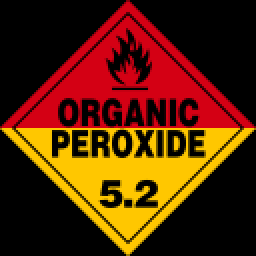
#> input picture testing/test.png, 128 x 128 px (shown 2 times larger)
$ python -i victim_imager.py   (imports and definitions only)
#> lines starting #> are read from the running program, lines starting #| are printed output that depends on the picture; after the words box and inside, x2 and y2 are one past the last pixel; in counts of white or black regions, pixels touching at a corner belong together
import cv2
import cv2 as cv
import numpy as np
from controller import Robot

# [1 line that did not run here, left out]
# [1 line that did not run here, left out]

# [1 line that did not run here, left out]
# [1 line that did not run here, left out]
# [2 lines not run here, left out]

# [1 line that did not run here, left out]
# [1 line that did not run here, left out]
# [1 line that did not run here, left out]

# [3 lines not run here, left out]


class ColorFilter:
    def __init__(self, lower_hsv, upper_hsv):
        self.lower = np.array(lower_hsv)
        self.upper = np.array(upper_hsv)

    def filter(self, img):
        hsv_image = cv.cvtColor(img, cv.COLOR_BGR2HSV)
        mask = cv.inRange(hsv_image, self.lower, self.upper)
        return mask


color_filters = {
    "black": ColorFilter(lower_hsv=(0, 0, 0), upper_hsv=(0, 0, 25)),
    "white": ColorFilter(lower_hsv=(0, 0, 200), upper_hsv=(0, 0, 220)),
    "yellow": ColorFilter(lower_hsv=(25, 140, 82), upper_hsv=(40, 255, 255)),
    "red": ColorFilter(lower_hsv=(160, 150, 127), upper_hsv=(180, 255, 255))
}
#> further down, picture is the input picture: shape (128, 128, 3); mean B, G, R 3.7, 36.9, 86.9

min_fixture_height = 15
min_fixture_width = 15


def sum_images(images):
    final_img = images[0]
    for index, image in enumerate(images):
        final_img += image
    final_img[final_img > 255] = 255
    return final_img


def filter_fixtures(victims) -> list:
    final_victims = []
    for vic in victims:
        if vic["image"].shape[0] > min_fixture_height and vic["image"].shape[1] > min_fixture_width:
            final_victims.append(vic)

    return final_victims


def find_fixtures(image) -> list:
    image = np.rot90(image, k=3)
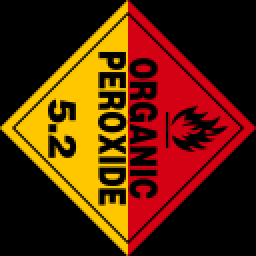
#> image: shape (128, 128, 3) (shown 2 times larger); mean of channels 0, 1, 2 3.7, 36.9, 86.9; drawn as B, G, R
    """
    Finds fixtures in the image.
    Returns a list of dictionaries containing fixture positions and images.
    """
    binary_images = []
    for f in color_filters.values():
        binary_images.append(f.filter(image))
#> this loop made 4 passes
#> pass 1, in filter, `mask = cv.inRange(hsv_image, self.lower, self.upper)`:
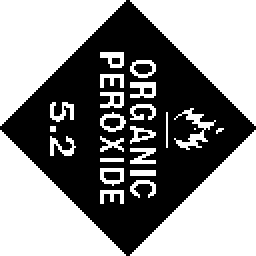
#> mask: shape (128, 128) (shown 2 times larger); 56% white; 8 black regions (4 under 20 px), largest, box (x1, y1, x2, y2) and area: (0, 0, 128, 128) 7058, (67, 32, 76, 37) 38, (52, 59, 60, 64) 34, (52, 86, 60, 90) 31
#> after the loop, binary_images = 4 items

    binary_image = sum_images(binary_images)
#> the loop in sum_images, `for index, image in enumerate(images):` made 4 passes
#> after the loop in sum_images, `for index, image in enumerate(images):`:
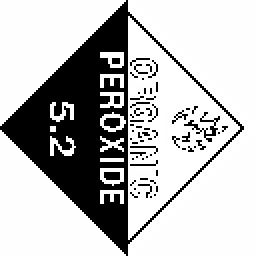
#> final_img: shape (128, 128) (shown 2 times larger); min 0, max 255, mean 189.2

    contours, _ = cv.findContours(binary_image, cv.RETR_TREE, cv.CHAIN_APPROX_SIMPLE)
#> contours = 144 contours, 125 with area under 20; largest, box (x1, y1, x2, y2) and area: (64, 0, 128, 128) 4579, (64, 8, 120, 120) 3080, (0, 65, 63, 128) 1922, (0, 0, 63, 63) 1922, (50, 56, 63, 66) 78
    for c0 in contours:
        x, y, w, h = cv.boundingRect(c0)
        cv.rectangle(binary_image, (x, y), (x + w, y + h), (225, 255, 255), -1)
#> this loop made 144 passes
#> (x, y, w, h) on passes 1, 2, 3, 5, 6, 9, 10, 11, 12, 13, 14, 15: (50, 95, 12, 7), (50, 84, 12, 9), (51, 85, 10, 6), (50, 68, 12, 8), (25, 68, 13, 10), (50, 56, 13, 10), (51, 58, 10, 7), (25, 51, 12, 10), (50, 46, 12, 8), (56, 47, 5, 6), (50, 37, 12, 7), (50, 26, 12, 8)
#> (c0, x, y, w, h) on passes 4, 7, 8, 17, 18, 20: ([[50, 79], [50, 80], [61, 80], [61, 79]], 50, 79, 12, 2), ([[0, 65], [0, 127], [62, 127]], 0, 65, 63, 63), ([[25, 63], [25, 65], [27, 65], [27, 63]], 25, 63, 3, 3), ([[64, 8], [64, 119], [119, 64], [119, 63]], 64, 8, 56, 112), ([[74, 98], [75, 97], [76, 98], [75, 99]], 74, 97, 3, 3), ([[76, 97], [77, 96], [78, 97], [77, 98]], 76, 96, 3, 3)
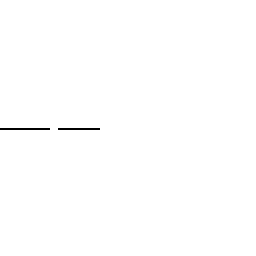
#> binary_image: shape (128, 128) (shown 2 times larger); values 0 (black) and 225 (white), 99.7% white; black in thin lines or dots, all inside (x1, y1, x2, y2) = (0, 64, 50, 65)
    contours, _ = cv.findContours(binary_image, cv.RETR_TREE, cv.CHAIN_APPROX_SIMPLE)
#> contours = 2 contours; box (x1, y1, x2, y2) and area: (0, 0, 128, 128) 16080, (28, 63, 51, 66) 42
    final_victims = []
    for c in contours:
        x, y, w, h = cv.boundingRect(c)
        final_victims.append({"image": image[y:y + h, x:x + w], "position": (x, y)})
#> this loop made 2 passes
#> (x, y, w, h) on passes 1 to 2: (0, 0, 128, 128), (28, 63, 23, 3)
#> after the loop, final_victims = 2 items

    # print("unfiltered", len(final_victims))
    return filter_fixtures(final_victims)
#> the loop in filter_fixtures, `for vic in victims:` made 2 passes
#> after the loop in filter_fixtures, `for vic in victims:`: final_victims = 1 item


# def get_unknown_color_clusters(image_path, known_colors_dict):
#     # Load the image
#     image = cv2.imread(image_path)
#
#     # Initialize a mask for all known colors
#     mask_known = np.zeros(image.shape[:2], dtype=np.uint8)
#
#     # Loop over the known colors and add to the mask
#     for color_name, (lower, upper) in known_colors_dict.items():
#         lower_known = np.array(lower)
#         upper_known = np.array(upper)
#         mask_color = cv2.inRange(image, lower_known, upper_known)
#         mask_known = cv2.bitwise_or(mask_known, mask_color)
#
#     # Invert the mask to get a mask of the unknown colors
#     mask_unknown = cv2.bitwise_not(mask_known)
#
#     # Bitwise-AND mask and original image to get an image of the unknown colors
#     unknown_colors_image = cv2.bitwise_and(image, image, mask=mask_unknown)
#
#     # Convert the image of unknown colors to grayscale
#     unknown_colors_gray = cv2.cvtColor(unknown_colors_image, cv2.COLOR_BGR2GRAY)
#     cv2.imshow("unknown_colors_gray", unknown_colors_gray)
#     cv2.waitKey(0)
#
#     # Threshold the grayscale image to get a binary image
#     _, binary_image = cv2.threshold(unknown_colors_gray, 1, 255, cv2.THRESH_BINARY)
#
#     # Find contours in the binary image
#     contours, _ = cv2.findContours(binary_image, cv2.RETR_EXTERNAL, cv2.CHAIN_APPROX_SIMPLE)
#
#     # Compute the area (or size) of each contour (or cluster)
#     cluster_sizes = [cv2.contourArea(c) for c in contours]
#
#     return cluster_sizes
#
#
# image_path = 'path_to_your_image.jpg'
# known_colors_dict = {
#     'wall_bright': ([194, 37, 45], [189, 59, 73]),
#     'wall_dark': ([189, 17, 11], [189, 55, 38]),
#     'floor_bright': ([0, 0, 83], [5, 7, 22]),
#     'floor_dark': ([0, 0, 28], [0, 8, 10])
# }


n = 0
image_path = "C:/Programming/RoboCup_Erebus/FixtureDataset/P/"

import random

# [18 lines not run here, left out]

>>> import cv2
>>> picture = cv2.imread('../testing/test.png')
>>> result = find_fixtures(picture)
#> result = 1 item
